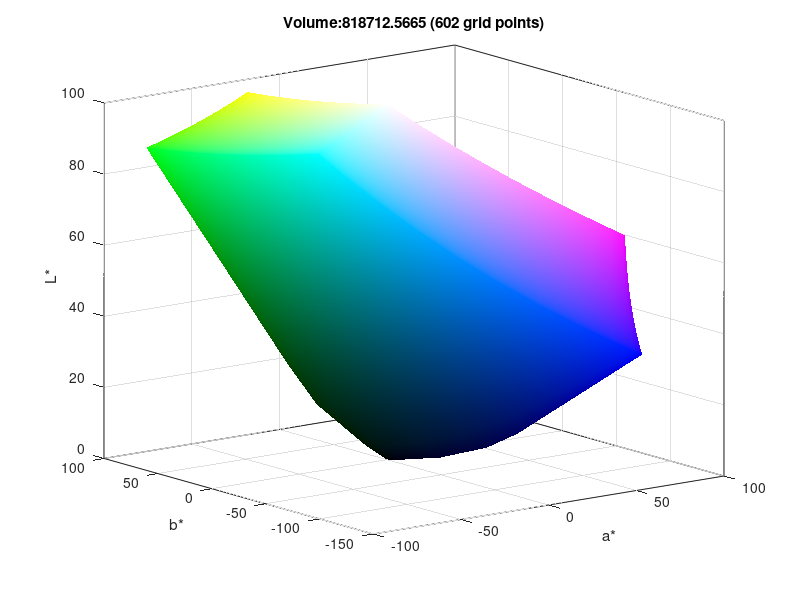

MATLAB code to generate this figure:
function tess

%%%%%%%%%%%%%%%%%%%%%%%%%%%%%%%%%%%%%%%%%%%%%%%%%%%%%

M = [ 3.2410 -0.9692  0.0556; % XYZ to Rec.709 RGB
     -1.5374  1.8760 -0.2040;
     -0.4986  0.0416  1.0570];
 
WhiteXYZ = [95.0456  100.0000  108.9058]; % D65 white

DISP_GAMMA = 2.2; % Display gamma (for CIELAB)

SPACE = 'CIELAB'; % CIELAB or ICTCP

Black = 0;
White = 100; % nits (must be 100 for CIELAB and <=10000 for ICTCP)
N = 11; % Nodes

%%%%%%%%%%%%%%%%%%%%%%%%%%%%%%%%%%%%%%%%%%%%%%%%%%%%%

switch SPACE
  case 'ICTCP'
    EOTF=@PQEOTF; OETF=@PQOETF;
    XYZ2CAM=@XYZ2ICTCP; GAIN=[2048, 1024, 2048];
    LABEL={'C_T','C_P','I'};GAINFIG=1/10000;
  case 'CIELAB'
    EOTF=@(x) x.^DISP_GAMMA; OETF=@(x) x.^(1/DISP_GAMMA);
    XYZ2CAM=@(xyz) xyz2lab(xyz,WhiteXYZ); GAIN=[1 1 1];
    LABEL={'a*','b*','L*'};GAINFIG=1;
end

Nodes = linspace(0,1,N);
[C1,C2,C3] = meshgrid(Nodes,Nodes,[0 1]);
RGB = [C1(:) C2(:) C3(:); C2(:) C3(:) C1(:); C3(:) C1(:) C2(:)];
XYZ = EOTF(RGB*(OETF(White)-OETF(Black))+OETF(Black))/M;
% XYZ = EOTF(RGB*(OETF(White)-OETF(Black))+OETF(Black))/inv(colormatrix(xy))';
LAB = XYZ2CAM(XYZ).* GAIN;

% COMPUTING MDC, Create tessellation of the surface
[i,j,f] = meshgrid(0:N-2, 0:N-2, 0:5);
startidx = f*N*N + i*N + j + 1;
tri = [[startidx(:), startidx(:)+1, startidx(:) + N+1]; ...
[startidx(:), startidx(:)+N, startidx(:) + N+1]];

% Calculate the volume of the tessellation
v321 = LAB (tri(:,3),1) .* LAB (tri(:,2),2) .* LAB (tri(:,1),3);
v231 = LAB (tri(:,2),1) .* LAB (tri(:,3),2) .* LAB (tri(:,1),3);
v312 = LAB (tri(:,3),1) .* LAB (tri(:,1),2) .* LAB (tri(:,2),3);
v132 = LAB (tri(:,1),1) .* LAB (tri(:,3),2) .* LAB (tri(:,2),3);
v213 = LAB (tri(:,2),1) .* LAB (tri(:,1),2) .* LAB (tri(:,3),3);
v123 = LAB (tri(:,1),1) .* LAB (tri(:,2),2) .* LAB (tri(:,3),3);
v = sum(abs((1/6)*(-v321 + v231 + v312 - v132 - v213 + v123)));

patch('faces',tri,'vertices', LAB(:,[2 3 1]),'facevertexc',(EOTF(RGB)*GAINFIG).^(1/2),'facec','interp','edgea',0.1);
xlabel(LABEL{1}), ylabel(LABEL{2}), zlabel(LABEL{3});  grid on; box on; view([-37.5 15])

title(['Volume:' num2str(v) ' (' num2str(N^2+(N-1)^2*4+(N-2)^2) ' grid points)'])

function E=PQOETF(O)
E =  (((3424/4096)+(2413/128).*(max(0,O)/10000).^(2610/16384)) ./ ...
                 (1+(2392/128).*(max(0,O)/10000).^(2610/16384))).^(2523/32);
               
function O=PQEOTF(E)
O = (max(E.^(32/2523)-(3424/4096),0) ./ ...
                  ((2413/128)-(2392/128)*E.^(32/2523))).^(16384/2610)*10000;

function ICTCP=XYZ2ICTCP(XYZ)
XYZ2LMSmat = [0.3593  0.6976 -0.0359; -0.1921 1.1005 0.0754; 0.0071 0.0748 0.8433];
LMS2ICTCPmat = [2048 2048 0; 6610 -13613 7003; 17933 -17390 -543]/4096;
ICTCP=(LMS2ICTCPmat*PQOETF(XYZ2LMSmat*XYZ'))'; % 0<ICTCP<1


function lab=xyz2lab(xyz,xyzw)
lab=nan(size(xyz));
ind=xyz(:,2)/xyzw(2) > 0.008856;
lab(ind,1)  = 116*(xyz(ind,2)./xyzw(2)).^(1/3) - 16;
lab(~ind,1) = 903.3*(xyz(~ind,2)/xyzw(2));
fx=nan(size(xyz,1),3);
for k=1:3
 ind=xyz(:,k)/xyzw(k) > 0.008856;
 fx(ind,k)  = (xyz(ind,k)./xyzw(k)).^(1/3);
 fx(~ind,k) = 7.787*(xyz(~ind,k)./xyzw(k)) + 16/116;
end
lab(:,2:3) = [500*(fx(:,1)-fx(:,2)) 200*(fx(:,2)-fx(:,3))];
